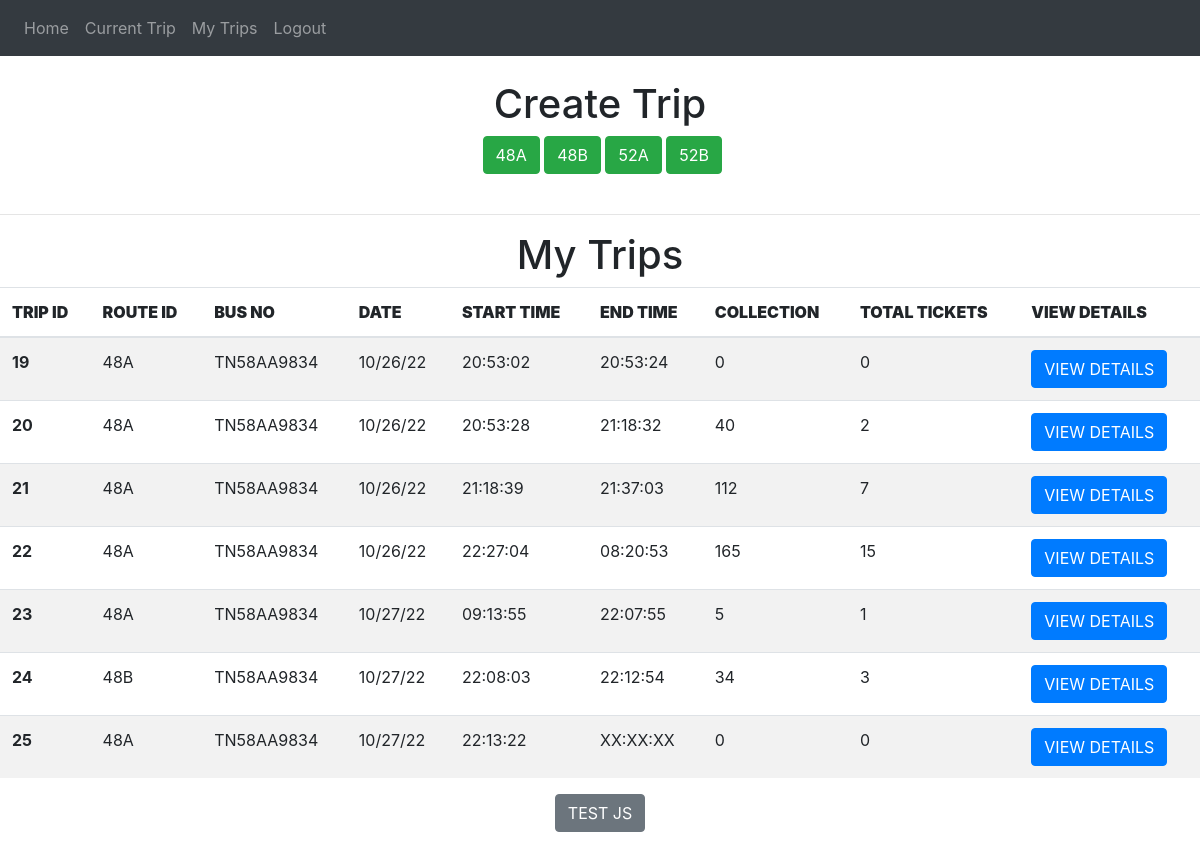
The app's page /conductor-my-trips (signed in) with its own data.
### website/models.py (models this page shows)
class Trip(db.Model,UserMixin):
    trip_id = db.Column(db.Integer , primary_key = True)
    route_id = db.Column(db.String(100))
    conductor_id = db.Column(db.Integer , db.ForeignKey('user.id'))
    date = db.Column(db.String(100))
    collection = db.Column(db.Integer)
    ticket_run = db.Column(db.Integer)
    start_time =db.Column(db.String(100))
    end_time = db.Column(db.String(100))
    status =db.Column(db.String(1))
    current_passengers= db.Column(db.Integer)
    current_stop = db.Column(db.String)
    bus_no = db.Column(db.String)
    gps = db.Column(db.String(100))
    gps_update_time = db.Column(db.String)
    tickets = db.relationship('Ticket')
    lat = db.Column(db.String)
    long = db.Column(db.String)

### website/views.py (the view)
@views.route('/conductor-my-trips', methods=['GET', 'POST'])
@login_required
def conductor_my_trips():
    trips = Trip.query.filter_by(conductor_id = current_user.id).all()
    conductor_details = Conductor_details.query.filter_by(conductor_id = current_user.id).first()
    return render_template("conductor_my_trips.html" , user = current_user , trips = trips, cd= conductor_details )

### website/__init__.py (called while the page is built)
def create_app():
    app = Flask(__name__)
    app.config['SECRET_KEY'] = '#itsactuallyapassword'
    app.config['SQLALCHEMY_DATABASE_URI'] = f'sqlite:///{DB_NAME}'
    db.init_app(app)
    from .views import views
    from .auth import auth
    app.register_blueprint(views, url_prefix='/')
    app.register_blueprint(auth, url_prefix='/')
    from .models import User, Conductor_details
    create_database(app)
    login_manager = LoginManager()
    login_manager.login_view = 'auth.login'
    login_manager.init_app(app)
    @login_manager.user_loader
    def load_user(id):
        return User.query.get(int(id))
    return app

### website/templates/conductor_my_trips.html (shortened to what this page needs)
{% extends "base.html" %}
{% block content %}
<br>
<div align = "center">
  <h1 align = "center">Create Trip </h1>
  {%for route in cd.routes_assigned.split(",")%}
  <a class="btn btn-primary btn-success " href="/conductor-utility-create-trip/{{route}} " role="button"  > {{route}} </a>
  {%endfor%}
  </div>
</div>
<br><hr>
  <div>
      <h1 align = "center">My Trips </h1>
    <table class="table table-striped">
      <thead>
        <tr>
          <th scope="col" ><b>TRIP ID</b></th>
          <th scope="col"><b>ROUTE ID</b></th>
          <th scope="col"><b>BUS NO</b></th>
          <th scope="col"><b>DATE</b></th>
          <th scope="col"><b>START TIME</b></th>
          <th scope="col"><b>END TIME</b></th>
          <th scope="col"><b>COLLECTION</b></th>
          <th scope="col"><b>TOTAL TICKETS</b></th>
          <th scope="col"><b>VIEW DETAILS</b></th>
        </tr>
      </thead>
      <tbody>
        {%for t in trips %}
        <tr>
          <th>{{t.trip_id}}</th>
          <td>{{t.route_id}}</td>
          <td>{{t.bus_no}}</td>
          <td>{{t.date}}</td>
          <td>{{t.start_time}}</td>
          <td>{{t.end_time}}</td>
          <td>{{t.collection}}</td>
          <td>{{t.ticket_run}}</td>
          <td><a class="btn btn-primary " href="/conductor-view-details/{{t.trip_id}} " role="button"  >VIEW DETAILS</a></td>
        </tr>
        {%endfor%}
      </tbody>
    </table>
  </div>
<div align = "center">
  <button type = "button " class = "btn btn-secondary" onclick="refreshGPS()" >TEST JS</button><br>
</div>
<br>
{% endblock %}

### records on screen
Trip: trip_id "19", route_id "48A", bus_no "TN58AA9834", date "10/26/22", start_time "20:53:02", end_time "20:53:24", collection "0", ticket_run "0"
Trip: trip_id "20", route_id "48A", bus_no "TN58AA9834", date "10/26/22", start_time "20:53:28", end_time "21:18:32", collection "40", ticket_run "2"
Trip: trip_id "21", route_id "48A", bus_no "TN58AA9834", date "10/26/22", start_time "21:18:39", end_time "21:37:03", collection "112", ticket_run "7"
Trip: trip_id "22", route_id "48A", bus_no "TN58AA9834", date "10/26/22", start_time "22:27:04", end_time "08:20:53", collection "165", ticket_run "15"
Trip: trip_id "23", route_id "48A", bus_no "TN58AA9834", date "10/27/22", start_time "09:13:55", end_time "22:07:55", collection "5", ticket_run "1"
Trip: trip_id "24", route_id "48B", bus_no "TN58AA9834", date "10/27/22", start_time "22:08:03", end_time "22:12:54", collection "34", ticket_run "3"
Trip: trip_id "25", route_id "48A", bus_no "TN58AA9834", date "10/27/22", start_time "22:13:22", end_time "XX:XX:XX", collection "0", ticket_run "0"

### other values on screen
{{ route }} "48A" "48B" "52A" "52B"
